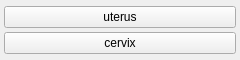
<?xml version="1.0" encoding="UTF-8"?>
<ui version="4.0">
 <class>body_parts_uterus_menu</class>
 <widget class="QWidget" name="body_parts_uterus_menu">
  <property name="geometry">
   <rect><x>0</x><y>0</y><width>240</width><height>60</height></rect>
  </property>
  <layout class="QGridLayout" name="grid">
   <property name="leftMargin"><number>4</number></property>
   <property name="topMargin"><number>4</number></property>
   <property name="rightMargin"><number>4</number></property>
   <property name="bottomMargin"><number>4</number></property>
   <property name="horizontalSpacing"><number>2</number></property>
   <property name="verticalSpacing"><number>2</number></property>
   <item row="0" column="0">
    <widget class="QPushButton" name="chk_uterus">
     <property name="checkable"><bool>true</bool></property>
     <property name="text"><string>uterus</string></property>
     <property name="tags" stdset="0"><string>uterus</string></property>
    </widget>
   </item>
   <item row="1" column="0">
    <widget class="QPushButton" name="chk_cervix">
     <property name="checkable"><bool>true</bool></property>
     <property name="text"><string>cervix</string></property>
     <property name="tags" stdset="0"><string>cervix</string></property>
    </widget>
   </item>
  </layout>
 </widget>
 <resources/>
 <connections/>
</ui>
